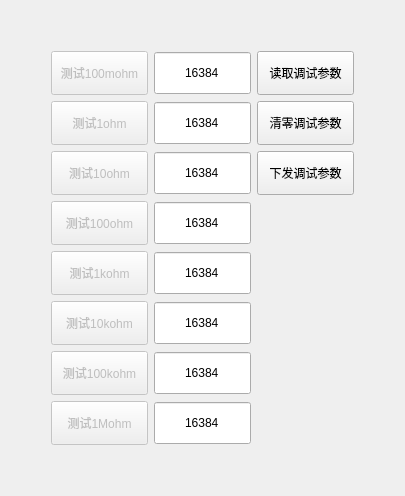
     <widget class="QWidget" name="TabDcr">
      <attribute name="title">
       <string>电阻</string>
      </attribute>
      <layout class="QGridLayout" name="gridLayout_4">
       <item row="3" column="1">
        <widget class="QPushButton" name="BtnDcrGrade3">
         <property name="enabled">
          <bool>false</bool>
         </property>
         <property name="minimumSize">
          <size>
           <width>97</width>
           <height>44</height>
          </size>
         </property>
         <property name="text">
          <string>测试10ohm</string>
         </property>
        </widget>
       </item>
       <item row="8" column="1">
        <widget class="QPushButton" name="BtnDcrGrade8">
         <property name="enabled">
          <bool>false</bool>
         </property>
         <property name="minimumSize">
          <size>
           <width>97</width>
           <height>44</height>
          </size>
         </property>
         <property name="text">
          <string>测试1Mohm</string>
         </property>
        </widget>
       </item>
       <item row="2" column="4">
        <widget class="QPushButton" name="BtnDcrParamClear">
         <property name="minimumSize">
          <size>
           <width>97</width>
           <height>44</height>
          </size>
         </property>
         <property name="text">
          <string>清零调试参数</string>
         </property>
        </widget>
       </item>
       <item row="1" column="4">
        <widget class="QPushButton" name="BtnDcrParamRead">
         <property name="minimumSize">
          <size>
           <width>97</width>
           <height>44</height>
          </size>
         </property>
         <property name="text">
          <string>读取调试参数</string>
         </property>
        </widget>
       </item>
       <item row="3" column="5">
        <spacer name="horizontalSpacer_3">
         <property name="orientation">
          <enum>Qt::Horizontal</enum>
         </property>
         <property name="sizeHint" stdset="0">
          <size>
           <width>40</width>
           <height>20</height>
          </size>
         </property>
        </spacer>
       </item>
       <item row="2" column="2">
        <widget class="QDoubleSpinBox" name="BoxDcrK2">
         <property name="minimumSize">
          <size>
           <width>97</width>
           <height>44</height>
          </size>
         </property>
         <property name="focusPolicy">
          <enum>Qt::ClickFocus</enum>
         </property>
         <property name="alignment">
          <set>Qt::AlignCenter</set>
         </property>
         <property name="buttonSymbols">
          <enum>QAbstractSpinBox::NoButtons</enum>
         </property>
         <property name="decimals">
          <number>0</number>
         </property>
         <property name="maximum">
          <double>65535.000000000000000</double>
         </property>
         <property name="value">
          <double>16384.000000000000000</double>
         </property>
        </widget>
       </item>
       <item row="3" column="4">
        <widget class="QPushButton" name="BtnDcrParamSend">
         <property name="minimumSize">
          <size>
           <width>97</width>
           <height>44</height>
          </size>
         </property>
         <property name="text">
          <string>下发调试参数</string>
         </property>
        </widget>
       </item>
       <item row="1" column="2">
        <widget class="QDoubleSpinBox" name="BoxDcrK1">
         <property name="minimumSize">
          <size>
           <width>97</width>
           <height>44</height>
          </size>
         </property>
         <property name="focusPolicy">
          <enum>Qt::ClickFocus</enum>
         </property>
         <property name="alignment">
          <set>Qt::AlignCenter</set>
         </property>
         <property name="buttonSymbols">
          <enum>QAbstractSpinBox::NoButtons</enum>
         </property>
         <property name="decimals">
          <number>0</number>
         </property>
         <property name="maximum">
          <double>65535.000000000000000</double>
         </property>
         <property name="value">
          <double>16384.000000000000000</double>
         </property>
        </widget>
       </item>
       <item row="5" column="2">
        <widget class="QDoubleSpinBox" name="BoxDcrK5">
         <property name="minimumSize">
          <size>
           <width>97</width>
           <height>44</height>
          </size>
         </property>
         <property name="focusPolicy">
          <enum>Qt::ClickFocus</enum>
         </property>
         <property name="alignment">
          <set>Qt::AlignCenter</set>
         </property>
         <property name="buttonSymbols">
          <enum>QAbstractSpinBox::NoButtons</enum>
         </property>
         <property name="decimals">
          <number>0</number>
         </property>
         <property name="maximum">
          <double>65535.000000000000000</double>
         </property>
         <property name="value">
          <double>16384.000000000000000</double>
         </property>
        </widget>
       </item>
       <item row="4" column="2">
        <widget class="QDoubleSpinBox" name="BoxDcrK4">
         <property name="minimumSize">
          <size>
           <width>97</width>
           <height>44</height>
          </size>
         </property>
         <property name="focusPolicy">
          <enum>Qt::ClickFocus</enum>
         </property>
         <property name="alignment">
          <set>Qt::AlignCenter</set>
         </property>
         <property name="buttonSymbols">
          <enum>QAbstractSpinBox::NoButtons</enum>
         </property>
         <property name="decimals">
          <number>0</number>
         </property>
         <property name="maximum">
          <double>65535.000000000000000</double>
         </property>
         <property name="value">
          <double>16384.000000000000000</double>
         </property>
        </widget>
       </item>
       <item row="7" column="1">
        <widget class="QPushButton" name="BtnDcrGrade7">
         <property name="enabled">
          <bool>false</bool>
         </property>
         <property name="minimumSize">
          <size>
           <width>97</width>
           <height>44</height>
          </size>
         </property>
         <property name="text">
          <string>测试100kohm</string>
         </property>
        </widget>
       </item>
       <item row="2" column="1">
        <widget class="QPushButton" name="BtnDcrGrade2">
         <property name="enabled">
          <bool>false</bool>
         </property>
         <property name="minimumSize">
          <size>
           <width>97</width>
           <height>44</height>
          </size>
         </property>
         <property name="text">
          <string>测试1ohm</string>
         </property>
        </widget>
       </item>
       <item row="6" column="2">
        <widget class="QDoubleSpinBox" name="BoxDcrK6">
         <property name="minimumSize">
          <size>
           <width>97</width>
           <height>44</height>
          </size>
         </property>
         <property name="focusPolicy">
          <enum>Qt::ClickFocus</enum>
         </property>
         <property name="alignment">
          <set>Qt::AlignCenter</set>
         </property>
         <property name="buttonSymbols">
          <enum>QAbstractSpinBox::NoButtons</enum>
         </property>
         <property name="decimals">
          <number>0</number>
         </property>
         <property name="maximum">
          <double>65535.000000000000000</double>
         </property>
         <property name="value">
          <double>16384.000000000000000</double>
         </property>
        </widget>
       </item>
       <item row="3" column="0">
        <spacer name="horizontalSpacer_2">
         <property name="orientation">
          <enum>Qt::Horizontal</enum>
         </property>
         <property name="sizeHint" stdset="0">
          <size>
           <width>40</width>
           <height>20</height>
          </size>
         </property>
        </spacer>
       </item>
       <item row="4" column="1">
        <widget class="QPushButton" name="BtnDcrGrade4">
         <property name="enabled">
          <bool>false</bool>
         </property>
         <property name="minimumSize">
          <size>
           <width>97</width>
           <height>44</height>
          </size>
         </property>
         <property name="text">
          <string>测试100ohm</string>
         </property>
        </widget>
       </item>
       <item row="1" column="1">
        <widget class="QPushButton" name="BtnDcrGrade1">
         <property name="enabled">
          <bool>false</bool>
         </property>
         <property name="minimumSize">
          <size>
           <width>97</width>
           <height>44</height>
          </size>
         </property>
         <property name="text">
          <string>测试100mohm</string>
         </property>
        </widget>
       </item>
       <item row="7" column="2">
        <widget class="QDoubleSpinBox" name="BoxDcrK7">
         <property name="minimumSize">
          <size>
           <width>97</width>
           <height>44</height>
          </size>
         </property>
         <property name="focusPolicy">
          <enum>Qt::ClickFocus</enum>
         </property>
         <property name="alignment">
          <set>Qt::AlignCenter</set>
         </property>
         <property name="buttonSymbols">
          <enum>QAbstractSpinBox::NoButtons</enum>
         </property>
         <property name="decimals">
          <number>0</number>
         </property>
         <property name="maximum">
          <double>65535.000000000000000</double>
         </property>
         <property name="value">
          <double>16384.000000000000000</double>
         </property>
        </widget>
       </item>
       <item row="3" column="2">
        <widget class="QDoubleSpinBox" name="BoxDcrK3">
         <property name="minimumSize">
          <size>
           <width>97</width>
           <height>44</height>
          </size>
         </property>
         <property name="focusPolicy">
          <enum>Qt::ClickFocus</enum>
         </property>
         <property name="alignment">
          <set>Qt::AlignCenter</set>
         </property>
         <property name="buttonSymbols">
          <enum>QAbstractSpinBox::NoButtons</enum>
         </property>
         <property name="decimals">
          <number>0</number>
         </property>
         <property name="maximum">
          <double>65535.000000000000000</double>
         </property>
         <property name="value">
          <double>16384.000000000000000</double>
         </property>
        </widget>
       </item>
       <item row="5" column="1">
        <widget class="QPushButton" name="BtnDcrGrade5">
         <property name="enabled">
          <bool>false</bool>
         </property>
         <property name="minimumSize">
          <size>
           <width>97</width>
           <height>44</height>
          </size>
         </property>
         <property name="text">
          <string>测试1kohm</string>
         </property>
        </widget>
       </item>
       <item row="6" column="1">
        <widget class="QPushButton" name="BtnDcrGrade6">
         <property name="enabled">
          <bool>false</bool>
         </property>
         <property name="minimumSize">
          <size>
           <width>97</width>
           <height>44</height>
          </size>
         </property>
         <property name="text">
          <string>测试10kohm</string>
         </property>
        </widget>
       </item>
       <item row="8" column="2">
        <widget class="QDoubleSpinBox" name="BoxDcrK8">
         <property name="minimumSize">
          <size>
           <width>97</width>
           <height>44</height>
          </size>
         </property>
         <property name="focusPolicy">
          <enum>Qt::ClickFocus</enum>
         </property>
         <property name="alignment">
          <set>Qt::AlignCenter</set>
         </property>
         <property name="buttonSymbols">
          <enum>QAbstractSpinBox::NoButtons</enum>
         </property>
         <property name="decimals">
          <number>0</number>
         </property>
         <property name="maximum">
          <double>65535.000000000000000</double>
         </property>
         <property name="value">
          <double>16384.000000000000000</double>
         </property>
        </widget>
       </item>
       <item row="0" column="1">
        <spacer name="verticalSpacer_3">
         <property name="orientation">
          <enum>Qt::Vertical</enum>
         </property>
         <property name="sizeHint" stdset="0">
          <size>
           <width>20</width>
           <height>40</height>
          </size>
         </property>
        </spacer>
       </item>
       <item row="9" column="1">
        <spacer name="verticalSpacer_4">
         <property name="orientation">
          <enum>Qt::Vertical</enum>
         </property>
         <property name="sizeHint" stdset="0">
          <size>
           <width>20</width>
           <height>40</height>
          </size>
         </property>
        </spacer>
       </item>
      </layout>
     </widget>
